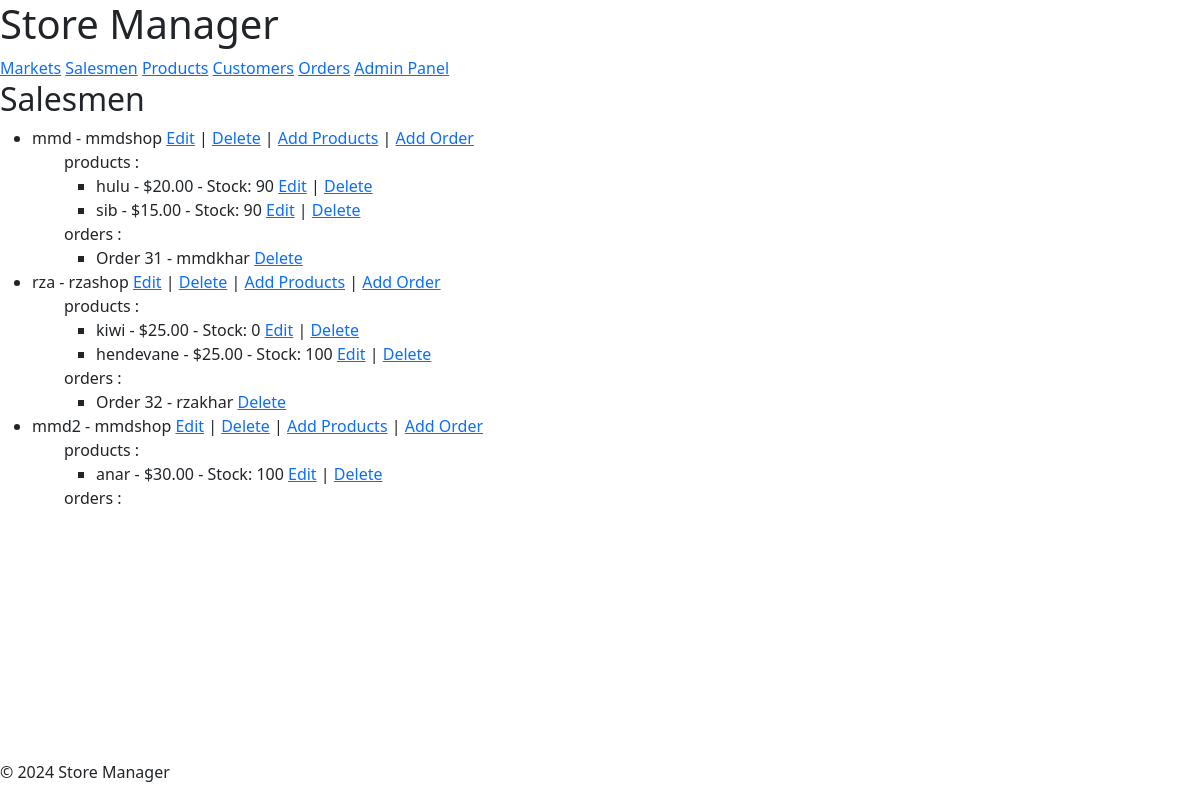
The app's page /salesman/ (signed in) with its own data.
### storeManager/models.py (models this page shows, shortened)
class Salesman(models.Model):
    salesman_id = models.AutoField(primary_key=True)
    salesman_name = models.CharField(max_length=255)
    market = models.ForeignKey(Market, on_delete=models.CASCADE)

class Market(models.Model):
    market_id = models.AutoField(primary_key=True)
    market_name = models.CharField(max_length=255)
    location = models.CharField(max_length=255)

class Product(models.Model):
    product_id = models.AutoField(primary_key=True)
    product_name = models.CharField(max_length=255)
    price = models.DecimalField(max_digits=10, decimal_places=2)
    stock = models.IntegerField()
    market = models.ForeignKey(Market, on_delete=models.CASCADE, null=True, blank=True)
    salesman = models.ForeignKey(Salesman, on_delete=models.CASCADE, null=True, blank=True)

class Order(models.Model):
    order_id = models.AutoField(primary_key=True)
    customer = models.ForeignKey(Customer, on_delete=models.CASCADE)
    order_date = models.DateField(auto_created=True, auto_now=True)
    market = models.ForeignKey(Market, on_delete=models.CASCADE, null=True, blank=True)
    salesman = models.ForeignKey(Salesman, on_delete=models.CASCADE, null=True, blank=True)
    total_value = models.IntegerField(default=0)

class Customer(models.Model):
    customer_id = models.AutoField(primary_key=True)
    customer_name = models.CharField(max_length=255)
    email = models.EmailField(null=True, blank=True)
    market = models.ForeignKey(Market, on_delete=models.CASCADE, null=True, blank=True)
    def __str__(self):
        return self.customer_name

### storeManager/views.py (the view)
# urls.py: path('salesman/', views.SalesmanListView.as_view(), name='salesman_list'),
class SalesmanListView(LoginRequiredMixin, ListView):
    model = Salesman
    template_name = 'salesman/salesman_list.html'
    context_object_name = 'salesmen'
    paginate_by = 10
    def get_queryset(self):
        query = self.request.GET.get('q')
        if query:
            return Salesman.objects.filter(salesman_name__icontains=query)
        return Salesman.objects.all()
    def get_context_data(self, **kwargs):
        context = super().get_context_data(**kwargs)
        context['additional_objects'] = Product.objects.all()
        context['additional_objects2'] = Order.objects.all()
        return context

### storeManager/templates/salesman/salesman_list.html
{% extends 'base.html' %}
{% block content %}
<h2>Salesmen</h2>
<ul>
    {% for salesman in object_list %}
    <li>
        {{ salesman.salesman_name }} - {{ salesman.market.market_name }}
        <a href="{% url 'salesman_edit' salesman.pk %}">Edit</a> |
        <a href="{% url 'salesman_delete' salesman.pk %}">Delete</a> |
        <a href="{% url 'salesman_addproduct' salesman.pk %}">Add Products</a> |
        <a href="{% url 'salesman_addorder' salesman.pk %}">Add Order</a>
        <ul>
            <a>products :</a>
            <ul>
                {% for product in additional_objects %}
                {% if product.salesman == salesman %}
                <li>
                    {{ product.product_name }} - ${{ product.price }} - Stock: {{ product.stock }}
                    <a href="{% url 'product_edit' product.pk %}">Edit</a> |
                    <a href="{% url 'product_delete' product.pk %}">Delete</a>
                </li>
                {% endif %}
                {% empty %}
                    <li>No products available</li>
                {% endfor %}
            </ul>
        </ul>
        <ul>
            <a>orders :</a>
            <ul>
                {% for order in additional_objects2 %}
                {% if order.salesman == salesman %}
                <li>
                    Order {{ order.order_id }} - {{ order.customer }}
                    <a href="{% url 'order_delete' order.pk %}">Delete</a>
                </li>
                {% endif %}
                {% empty %}
                    <li>No orders available</li>
                {% endfor %}
            </ul>
        </ul>
    </li>
    {% endfor %}
</ul>
{% endblock %}

### records on screen
Salesman: salesman_name "mmd", market.market_name "mmdshop"
Product: product_name "hulu", price "20.00", stock "90"
Product: product_name "sib", price "15.00", stock "90"
Order: order_id "31", customer "mmdkhar"
Salesman: salesman_name "rza", market.market_name "rzashop"
Product: product_name "kiwi", price "25.00", stock "0"
Product: product_name "hendevane", price "25.00", stock "100"
Order: order_id "32", customer "rzakhar"
Salesman: salesman_name "mmd2", market.market_name "mmdshop"
Product: product_name "anar", price "30.00", stock "100"
